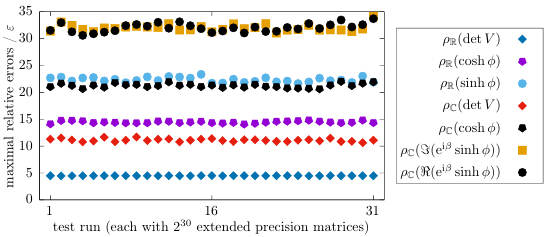

The gnuplot source for this figure:
# max 140 (W) x 195 (H) mm
set term cairolatex pdf standalone header "\\usepackage{amsmath,amsfonts}" color font ", 10" size 14cm,6cm
set output "xrejv2.tex"

set key center rmargin vertical spacing 2 box

set xrange [0:32]
set xtics ("1" 1, "16" 16, "31" 31)
set xlabel "test run (each with $2^{30}$ extended precision matrices)"

set ylabel "maximal relative errors / $\\varepsilon_{80}$"

set datafile columnheaders

plot "xljv2t.csv" using 1:4 with points title "$\\mathop{\\mathrm{\\rho_{\\mathbb{R}}}}(\\det\\hat{V})$" pointtype 13 linetype 14, \
     "xljv2t.csv" using 1:5 with points title "$\\mathop{\\mathrm{\\rho_{\\mathbb{R}}}}(\\cosh\\theta)$" pointtype 15 linetype 1, \
     "xljv2t.csv" using 1:6 with points title "$\\mathop{\\mathrm{\\rho_{\\mathbb{R}}}}(\\sinh\\theta)$" pointtype 7 linetype 3, \
     "wljv2t.csv" using 1:4 with points title "$\\mathop{\\mathrm{\\rho_{\\mathbb{C}}}}(\\det\\hat{V})$" pointtype 13 linetype 15, \
     "wljv2t.csv" using 1:5 with points title "$\\mathop{\\mathrm{\\rho_{\\mathbb{C}}}}(\\cosh\\theta)$" pointtype 15 linetype -1, \
     "wljv2t.csv" using 1:7 with points title "$\\mathop{\\mathrm{\\rho_{\\mathbb{C}}}}(\\Im(\\mathrm{e}^{\\mathrm{i}\\phi}\\sinh\\theta))$" pointtype 5 linetype 4, \
     "wljv2t.csv" using 1:6 with points title "$\\mathop{\\mathrm{\\rho_{\\mathbb{C}}}}(\\Re(\\mathrm{e}^{\\mathrm{i}\\phi}\\sinh\\theta))$" pointtype 7 linetype -1
